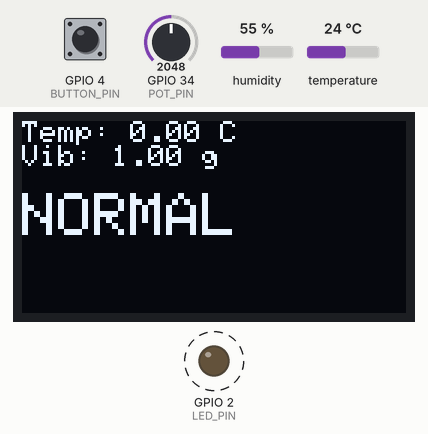
Bench run of a sketch on a simulated ESP32. Parts: 128×64 one-colour display, output pins drawn as LEDs (lit = HIGH). Dashed ring = blinking. The test bench sets the inputs (shaded band); at power-on: temperature 24 °C, GPIO 34 (POT_PIN) = 2048, GPIO 4 (BUTTON_PIN) HIGH, humidity 55 %. What the sketch prints to the serial monitor is not drawn.

Above: at 1.6 s.
2.3 s: temperature set to 41 °C
At 4.35 s:
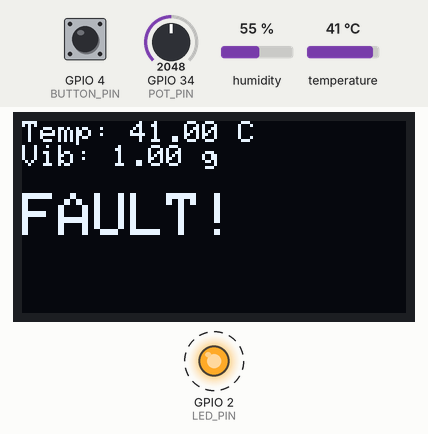
6.0 s: GPIO 34 (POT_PIN) set to 2866
At 6.9 s:
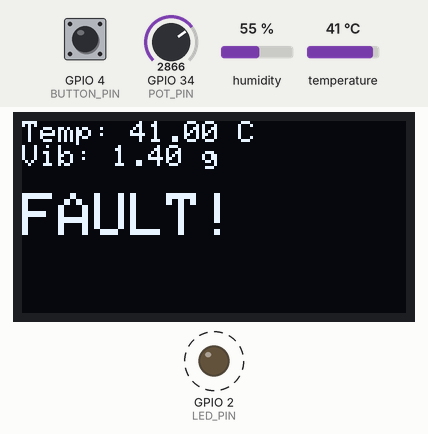
7.7 s: temperature set to 12 °C
At 11.2 s:
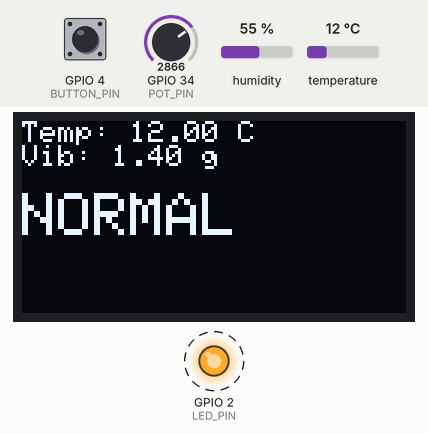
11.8 s: GPIO 34 (POT_PIN) set to 3603
At 13.9 s:
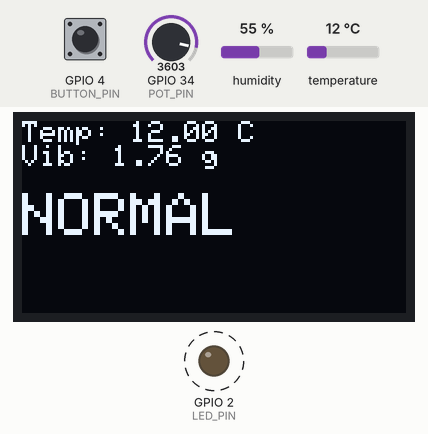
16.5 s: temperature set to 19 °C
At 21.4 s:
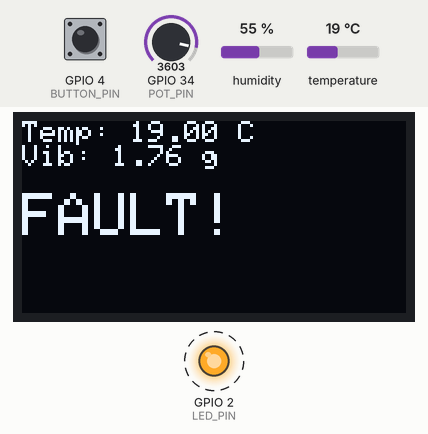
Timing chart, 0 to 22.0 s (numbered marks = the images above; inputs shaded):
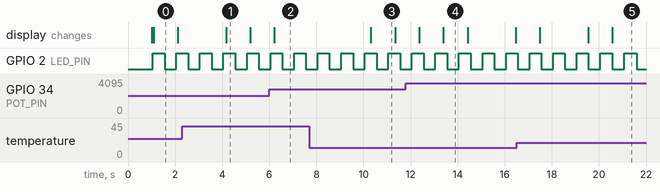

Measured:
- after the input at 2.3 s, the display: changes after 1.9 s (image 1)
- after the input at 6.0 s, the display: changes after 0.21 s (image 2)
- after the input at 7.7 s, the display: changes after 2.6 s (image 3)
- after the input at 11.8 s, the display: first changes after 0.57 s (image 4 shows a later state)
- after the input at 16.5 s, the display: first differs from a run without the input after 3.0 s (image 5 shows a later state)
- by itself, GPIO 2 (LED_PIN): alternates HIGH for 0.50 s and LOW for 0.50 s
- what the display in image 0 shows lasts 1.0 s, from 1.1 s to 2.1 s

The sketch:

sketch.ino
```cpp
/*
  RTOS-based Multi-Sensor Task Scheduler
  STEP 6: Real virtual sensors - DHT22 (temperature) + potentiometer (vibration)
          + OLED display showing live status
*/

#include <DHTesp.h>
#include <Wire.h>
#include <Adafruit_GFX.h>
#include <Adafruit_SSD1306.h>

#define LED_PIN 2
#define BUTTON_PIN 4
#define DHT_PIN 5
#define POT_PIN 34
#define SCREEN_WIDTH 128
#define SCREEN_HEIGHT 64

DHTesp dhtSensor;
Adafruit_SSD1306 display(SCREEN_WIDTH, SCREEN_HEIGHT, &Wire, -1);

SemaphoreHandle_t buttonSemaphore;
SemaphoreHandle_t serialMutex;
QueueHandle_t sensorQueue;

typedef struct {
  char sensorName[16];
  float value;
} SensorReading;

volatile float latestTemp = 0;
volatile float latestVibration = 0;
volatile bool systemFault = false;

void safePrint(String message) {
  if (xSemaphoreTake(serialMutex, portMAX_DELAY) == pdTRUE) {
    Serial.println(message);
    xSemaphoreGive(serialMutex);
  }
}

void TaskBlink(void *pvParameters) {
  pinMode(LED_PIN, OUTPUT);
  for (;;) {
    digitalWrite(LED_PIN, HIGH);
    vTaskDelay(500 / portTICK_PERIOD_MS);
    digitalWrite(LED_PIN, LOW);
    vTaskDelay(500 / portTICK_PERIOD_MS);
  }
}

void TaskReadTemperature(void *pvParameters) {
  for (;;) {
    TempAndHumidity data = dhtSensor.getTempAndHumidity();
    SensorReading reading;
    strcpy(reading.sensorName, "Temperature");
    reading.value = data.temperature;
    xQueueSend(sensorQueue, &reading, portMAX_DELAY);
    vTaskDelay(3000 / portTICK_PERIOD_MS);
  }
}

void TaskReadVibration(void *pvParameters) {
  for (;;) {
    int rawValue = analogRead(POT_PIN);
    float vibration = (rawValue / 4095.0) * 2.0;

    SensorReading reading;
    strcpy(reading.sensorName, "Vibration");
    reading.value = vibration;
    xQueueSend(sensorQueue, &reading, portMAX_DELAY);
    vTaskDelay(1000 / portTICK_PERIOD_MS);
  }
}

void TaskProcessor(void *pvParameters) {
  SensorReading reading;
  for (;;) {
    if (xQueueReceive(sensorQueue, &reading, portMAX_DELAY) == pdTRUE) {
      String status = "NORMAL";

      if (strcmp(reading.sensorName, "Temperature") == 0) {
        latestTemp = reading.value;
        if (reading.value > 40.0) status = "WARNING - HIGH TEMP";
      }
      if (strcmp(reading.sensorName, "Vibration") == 0) {
        latestVibration = reading.value;
        if (reading.value > 1.2) status = "WARNING - HIGH VIBRATION";
      }

      systemFault = (status != "NORMAL");

      String msg = "[Processor] " + String(reading.sensorName) + ": " +
                   String(reading.value) + " -> " + status;
      safePrint(msg);
    }
  }
}

void TaskDisplay(void *pvParameters) {
  for (;;) {
    display.clearDisplay();
    display.setTextColor(SSD1306_WHITE);   // FIX: ensure text is visible
    display.setCursor(0, 0);
    display.setTextSize(1);
    display.print("Temp: ");
    display.print(latestTemp);
    display.println(" C");

    display.print("Vib: ");
    display.print(latestVibration);
    display.println(" g");

    display.println("");
    display.setTextSize(2);
    display.println(systemFault ? "FAULT!" : "NORMAL");

    display.display();
    vTaskDelay(1000 / portTICK_PERIOD_MS);
  }
}

void TaskButtonHandler(void *pvParameters) {
  for (;;) {
    if (xSemaphoreTake(buttonSemaphore, portMAX_DELAY) == pdTRUE) {
      safePrint("!!! EMERGENCY BUTTON PRESSED - INTERRUPTING EVERYTHING !!!");
      safePrint("!!! Running emergency response now...");
      vTaskDelay(500 / portTICK_PERIOD_MS);
      safePrint("!!! Emergency handled - resuming normal tasks !!!");
    }
  }
}

void IRAM_ATTR onButtonPress() {
  BaseType_t xHigherPriorityTaskWoken = pdFALSE;
  xSemaphoreGiveFromISR(buttonSemaphore, &xHigherPriorityTaskWoken);
  if (xHigherPriorityTaskWoken) {
    portYIELD_FROM_ISR();
  }
}

void setup() {
  Serial.begin(115200);
  delay(1000);
  Serial.println("Booting RTOS Scheduler - Step 6 (Real sensors + OLED)");

  pinMode(BUTTON_PIN, INPUT_PULLUP);
  dhtSensor.setup(DHT_PIN, DHTesp::DHT22);

  if (!display.begin(SSD1306_SWITCHCAPVCC, 0x3C)) {
    Serial.println("OLED not found");
  }
  display.clearDisplay();
  display.setTextColor(SSD1306_WHITE);   // FIX: set color right after init too
  display.display();

  buttonSemaphore = xSemaphoreCreateBinary();
  serialMutex = xSemaphoreCreateMutex();
  sensorQueue = xQueueCreate(10, sizeof(SensorReading));

  attachInterrupt(digitalPinToInterrupt(BUTTON_PIN), onButtonPress, FALLING);

  xTaskCreate(TaskBlink, "BlinkTask", 2048, NULL, 1, NULL);
  xTaskCreate(TaskReadTemperature, "TempTask", 2048, NULL, 1, NULL);
  xTaskCreate(TaskReadVibration, "VibrationTask", 2048, NULL, 1, NULL);
  xTaskCreate(TaskProcessor, "ProcessorTask", 2048, NULL, 2, NULL);
  xTaskCreate(TaskDisplay, "DisplayTask", 2048, NULL, 1, NULL);
  xTaskCreate(TaskButtonHandler, "ButtonTask", 2048, NULL, 3, NULL);
}

void loop() {
  vTaskDelay(1000 / portTICK_PERIOD_MS);
}
```
